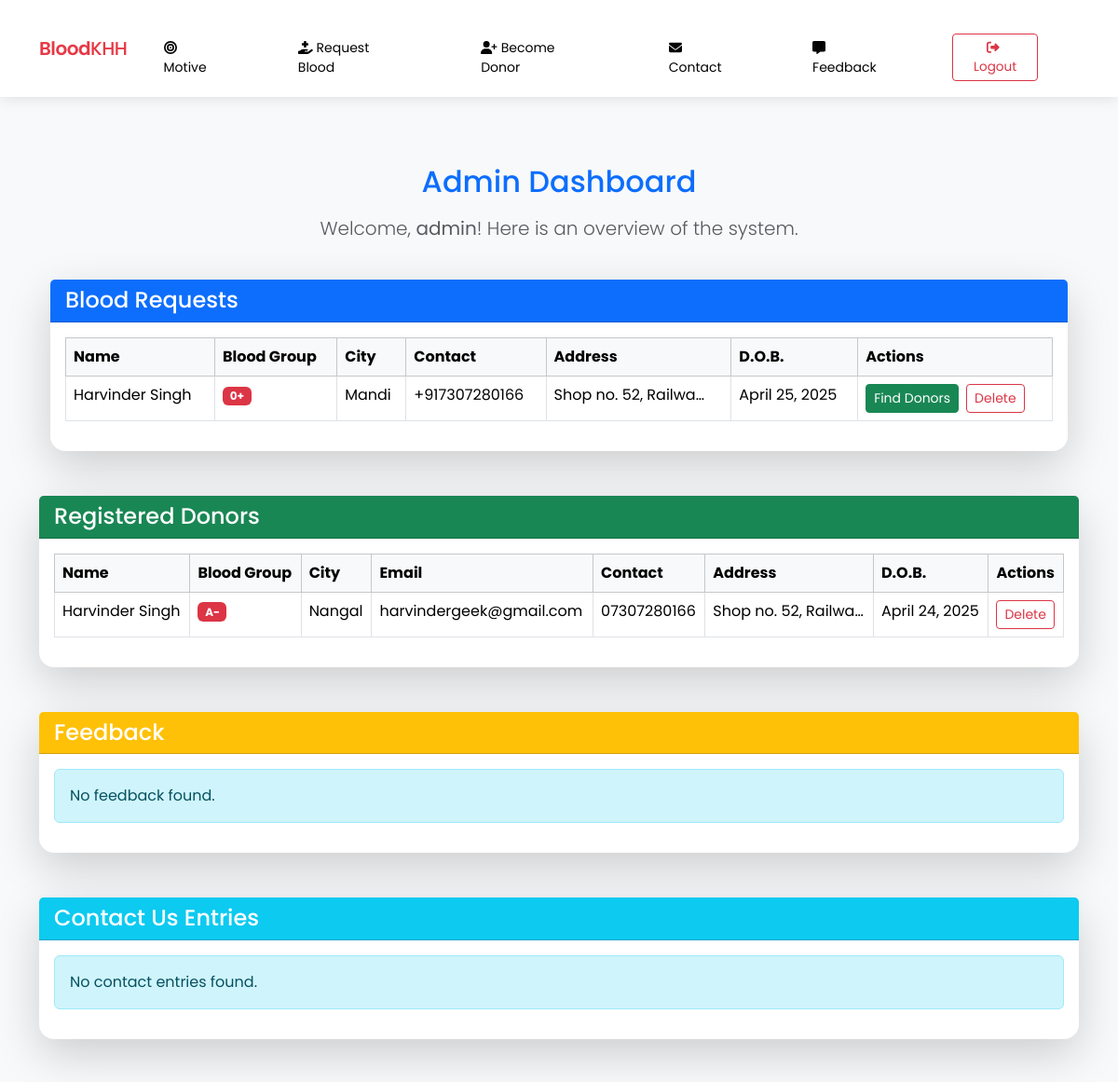
The page /admin-dashboard/ (signed in, upper part) on the database as committed earlier.
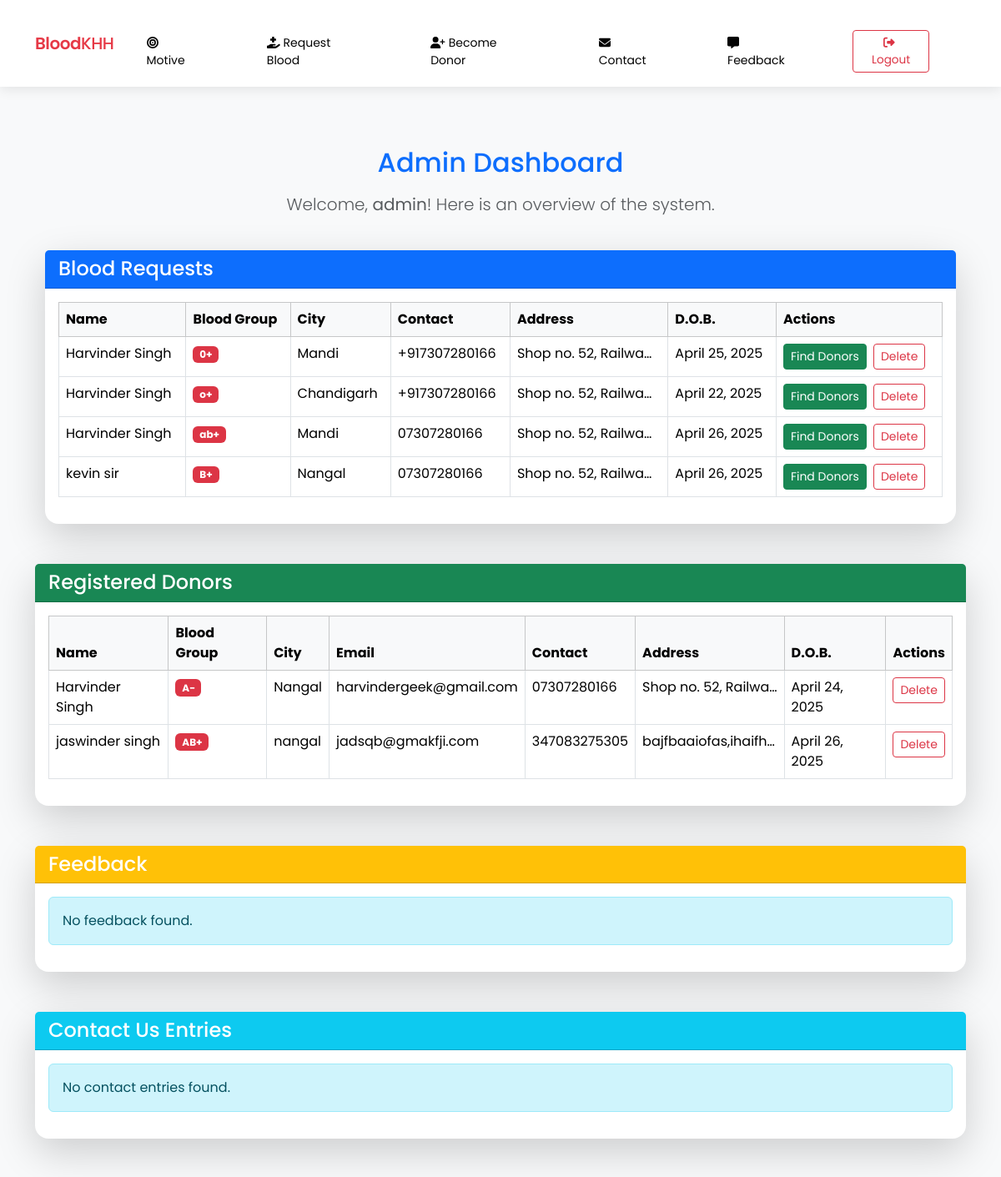
The same page on the database as committed later.
### blood/models.py (models this page shows, shortened)
class BloodRequest(models.Model):
    full_name = models.CharField(max_length=100)
    email = models.EmailField()
    state = models.CharField(max_length=100)
    city = models.CharField(max_length=100)
    contact_number = models.CharField(max_length=15)
    address = models.TextField()
    blood_group = models.CharField(max_length=10)
    date_of_birth = models.DateField()

class Donor(models.Model):
    BLOOD_CHOICES = [
        ('A+', 'A+'),
        ('A−', 'A−'),
        ('B+', 'B+'),
        ('B−', 'B−'),
        ('AB+', 'AB+'),
        ('AB−', 'AB−'),
        ('O+', 'O+'),
        ('O−', 'O−')
    ]
    first_name = models.CharField(max_length=100)
    last_name = models.CharField(max_length=100)
    email = models.EmailField(unique=True)
    contact_number = models.CharField(max_length=15, null=False, default='0000000000')  # Provide a default value
    state = models.CharField(max_length=100)
    city = models.CharField(max_length=100)
    address = models.TextField(null=True, blank=True)  # Keep nullable (optional)
    gender = models.CharField(max_length=6, choices=[('Male', 'Male'), ('Female', 'Female')])
    date_of_birth = models.DateField()
    blood_group = models.CharField(max_length=3, choices=BLOOD_CHOICES)

### blood/views.py (the view)
# urls.py: path('admin-dashboard/', views.admin_dashboard, name='admin_dashboard'),
@login_required(login_url='admin_login')
def admin_dashboard(request):
    if not request.user.is_staff and not request.user.is_superuser:
        return redirect('admin_login')
    blood_requests = BloodRequest.objects.all()
    donors = Donor.objects.all()  # Query all donors
    feedbacks = Feedback.objects.all()  # Fetching all feedback
    contact_us_entries = Contact.objects.all()
    return render(request, 'admin_dashboard.html', {
        'blood_requests': blood_requests,
        'donors': donors,
        'feedbacks': feedbacks,
        'contact_us_entries': contact_us_entries,
    })

### templates/admin_dashboard.html (shortened to what this page needs)
{% extends 'base.html' %}
{% block content %}
<div class="container my-4">
  <div class="row mb-4">
    <div class="col-12 text-center">
      <h2 class="mb-3 text-primary">Admin Dashboard</h2>
      <p class="lead text-muted">
        Welcome, <strong>{{ user.username }}</strong>! Here is an overview of
        the system.
      </p>
    </div>
  </div>
  <div class="card mb-5 shadow-lg border-light">
    <div
      class="card-header bg-primary text-white d-flex justify-content-between align-items-center"
    >
      <h4 class="mb-0">Blood Requests</h4>
    </div>
    <div class="card-body">
      {% if blood_requests %}
      <div class="table-responsive">
        <table class="table table-hover table-bordered">
          <thead class="table-light">
            <tr>
              <th>Name</th>
              <th>Blood Group</th>
              <th>City</th>
              <th>Contact</th>
              <th>Address</th>
              <th>D.O.B.</th>
              <th>Actions</th>
            </tr>
          </thead>
          <tbody>
            {% for request in blood_requests %}
            <tr>
              <td>{{ request.full_name }}</td>
              <td>
                <span class="badge bg-danger">{{ request.blood_group }}</span>
              </td>
              <td>{{ request.city }}</td>
              <td>{{ request.contact_number }}</td>
              <td>{{ request.address|truncatechars:20 }}</td>
              <td>{{ request.date_of_birth }}</td>
              <td>
                <div class="d-flex gap-2">
                  <button type="button" class="btn btn-success btn-sm approve-btn" data-id="{{ request.id }}">
                     Find Donors
                  </button>
                  <a
                    href="{% url 'delete_request' request.id %}"
                    class="btn btn-outline-danger btn-sm"
                    onclick="return confirm('Are you sure you want to delete this request?');"
                  >
                     Delete
                  </a>
                </div>
              </td>
            </tr>
            {% endfor %}
          </tbody>
        </table>
      </div>
      {% else %}
      <div class="alert alert-info">No blood requests found.</div>
      {% endif %}
    </div>
  </div>
</div>
 <div class="card mb-5 shadow-lg border-light">
  <div
    class="card-header bg-success text-white d-flex justify-content-between align-items-center"
  >
    <h4 class="mb-0">Registered Donors</h4>
  </div>
  <div class="card-body">
    {% if donors %}
    <div class="table-responsive">
      <table class="table table-hover table-bordered">
        <thead class="table-light">
          <tr>
            <th>Name</th>
            <th>Blood Group</th>
            <th>City</th>
            <th>Email</th>
            <th>Contact</th>
            <th>Address</th>
            <th>D.O.B.</th>
            <th>Actions</th>
          </tr>
        </thead>
        <tbody>
          {% for donor in donors %}
          <tr>
            <td>{{ donor.first_name }} {{ donor.last_name }}</td>
            <td>
              <span class="badge bg-danger">{{ donor.blood_group }}</span>
            </td>
            <td>{{ donor.city }}</td>
            <td>{{ donor.email }}</td>
            <td>{{ donor.contact_number }}</td>
            <td>{{ donor.address|truncatechars:20 }}</td>
            <td>{{ donor.date_of_birth }}</td>
            <td>
              <a
                href="{% url 'delete_donor' donor.id %}"
                class="btn btn-outline-danger btn-sm"
                onclick="return confirm('Are you sure you want to delete this donor?');"
              >
                 Delete
              </a>
            </td>
          </tr>
          {% endfor %}
        </tbody>
      </table>
    </div>
    {% else %}
    <div class="alert alert-info">No donors found.</div>
    {% endif %}
  </div>
</div>
<div class="card mb-5 shadow-lg border-light">
  <div
    class="card-header bg-warning text-white d-flex justify-content-between align-items-center"
  >
    <h4 class="mb-0">Feedback</h4>
  </div>
  <div class="card-body">
    {% if feedbacks %}
    <div class="table-responsive">
      <table class="table table-hover table-bordered">
        <thead class="table-light">
          <tr>
            <th>Name</th>
            <th>Email</th>
            <th>Rating</th>
            <th>Message</th>
            <th>Submitted At</th>
            <th>Actions</th>
          </tr>
        </thead>
        <tbody>
          {% for feedback in feedbacks %}
          <tr>
            <td>{{ feedback.name }}</td>
            <td>{{ feedback.email }}</td>
            <td>{{ feedback.rating }}</td>
            <td>{{ feedback.message|truncatechars:50 }}</td>
            <td>{{ feedback.submitted_at }}</td>
            <td>
              <a
                href="{% url 'delete_feedback' feedback.id %}"
                class="btn btn-outline-danger btn-sm"
                onclick="return confirm('Are you sure you want to delete this feedback?');"
              >
                <i class="bi bi-trash"></i> Delete
              </a>
            </td>
          </tr>
          {% endfor %}
        </tbody>
      </table>
    </div>
    {% else %}
    <div class="alert alert-info">No feedback found.</div>
    {% endif %}
  </div>
</div>
<div class="card shadow-lg border-light">
  <div
    class="card-header bg-info text-white d-flex justify-content-between align-items-center"
  >
    <h4 class="mb-0">Contact Us Entries</h4>
  </div>
  <div class="card-body">
    {% if contact_us_entries %}
    <div class="table-responsive">
      <table class="table table-hover table-bordered">
        <thead class="table-light">
          <tr>
            <th>Name</th>
            <th>Email</th>
            <th>Message</th>
            <th>Submitted At</th>
            <th>Actions</th>
          </tr>
        </thead>
        <tbody>
          {% for contact in contact_us_entries %}
          <tr>
            <td>{{ contact.name }}</td>
            <td>{{ contact.email }}</td>
            <td>{{ contact.message|truncatechars:50 }}</td>
            <td>{{ contact.submitted_at }}</td>
            <td>
              <a
                href="{% url 'delete_contact_us' contact.id %}"
                class="btn btn-outline-danger btn-sm"
                onclick="return confirm('Are you sure you want to delete this contact entry?');"
              >
                <i class="bi bi-trash"></i> Delete
              </a>
            </td>
          </tr>
          {% endfor %}
        </tbody>
      </table>
    </div>
    {% else %}
    <div class="alert alert-info">No contact entries found.</div>
    {% endif %}
  </div>
</div>
</div>
{% endblock %}

### templates/base.html (shortened to what this page needs)
{% load static %}
<!DOCTYPE html>
<html lang="en">
  <head>
    <link
      href="https://cdn.jsdelivr.net/npm/bootstrap@5.3.2/dist/css/bootstrap.min.css"
      rel="stylesheet"
    />
    <link
      rel="stylesheet"
      href="https://cdnjs.cloudflare.com/ajax/libs/font-awesome/6.4.0/css/all.min.css"
    />
    <link rel="stylesheet" href="{% static 'css/logo.css' %}" />
  </head>
  <body>
    <nav class="navbar navbar-expand-lg navbar-light sticky-top">
      <div class="container">
        <a
          class="navbar-brand"
          href="/"
          style="
            font-weight: 500;
            font-size: 1.25rem;
            color: #e63946 !important;
          "
        >
          <span style="font-weight: 600">Blood</span>KHH
        </a>
        <div class="collapse navbar-collapse" id="navbarContent">
          <ul class="navbar-nav ms-auto mb-2 mb-lg-0 align-items-lg-center">
            {% if 'logged_in_user' in request.session %}
            <li class="nav-item mx-1">
              <a
                class="nav-link"
                href="{% url 'motive' %}"
                style="font-weight: 400; font-size: 0.875rem"
              >
                <i class="fas fa-bullseye me-1"></i>Motive
              </a>
            </li>
            <li class="nav-item mx-1">
              <a
                class="nav-link"
                href="{% url 'request_for_blood' %}"
                style="font-weight: 400; font-size: 0.875rem"
              >
                <i class="fas fa-hand-holding-medical me-1"></i>Request Blood
              </a>
            </li>
            <li class="nav-item mx-1">
              <a
                class="nav-link"
                href="{% url 'register_as_donor' %}"
                style="font-weight: 400; font-size: 0.875rem"
              >
                <i class="fas fa-user-plus me-1"></i>Become Donor
              </a>
            </li>
            <li class="nav-item mx-1">
              <a
                class="nav-link"
                href="{% url 'contactus' %}"
                style="font-weight: 400; font-size: 0.875rem"
              >
                <i class="fas fa-envelope me-1"></i>Contact
              </a>
            </li>
            <li class="nav-item mx-1">
              <a
                class="nav-link"
                href="{% url 'feedback' %}"
                style="font-weight: 400; font-size: 0.875rem"
              >
                <i class="fas fa-comment-alt me-1"></i>Feedback
              </a>
            </li>
            <li class="nav-item mx-1 ms-lg-2">
              <a
                class="btn btn-outline-danger btn-sm px-3"
                href="{% url 'logout' %}"
                style="font-weight: 400; font-size: 0.85rem"
              >
                <i class="fas fa-sign-out-alt me-1"></i>Logout
              </a>
            </li>
            {% endif %}
          </ul>
        </div>
      </div>
    </nav>
    <main class="main-content">
      <div class="container">{% block content %}{% endblock %}</div>
    </main>
  </body>
</html>

### static/css/logo.css (style rules this page uses)
ul li { padding-right: 40px; }
.navbar-nav { margin-top: 20px; font-size: 25px; border: 5px; }

### templates/base.html (style rules this page uses)
:root { --primary-color: #e63946; --secondary-color: #1d3557; --accent-color: #a8dadc; --light-color: #f1faee; --dark-color: #030303; }
body { font-family: "Poppins", sans-serif; background-color: #f8f9fa; color: var(--dark-color); display: flex; flex-direction: column; min-height: 100vh; }
.navbar-brand { font-weight: 700; font-size: 1.8rem; color: var(--primary-color) !important; letter-spacing: -0.5px; }
.navbar { box-shadow: 0 2px 15px rgba(0, 0, 0, 0.1); padding: 0.8rem 0; background-color: white !important; }
.nav-link { font-weight: 500; padding: 0.5rem 1rem !important; margin: 0 0.2rem; color: var(--dark-color) !important; transition: all 0.3s ease; border-radius: 0.5rem; }
.main-content { flex: 1; padding: 3rem 0; }
.navbar-nav .nav-item { animation: fadeIn 0.5s ease forwards; opacity: 0; }
.navbar-nav .nav-item:nth-child(1) { animation-delay: 0.1s; }
.navbar-nav .nav-item:nth-child(2) { animation-delay: 0.2s; }
.navbar-nav .nav-item:nth-child(3) { animation-delay: 0.3s; }
.navbar-nav .nav-item:nth-child(4) { animation-delay: 0.4s; }
.navbar-nav .nav-item:nth-child(5) { animation-delay: 0.5s; }
.navbar-nav .nav-item:nth-child(6) { animation-delay: 0.6s; }
.card { border: none; border-radius: 1rem; box-shadow: 0 5px 20px rgba(0, 0, 0, 0.08); transition: transform 0.3s ease, box-shadow 0.3s ease; }

Rows that differ between the two databases and show on the page:
added BloodRequest: full_name "Harvinder Singh", blood_group "o+", city "Chandigarh", contact_number "+917307280166", address "Shop no. 52, Railwa…", date_of_birth "April 22, 2025"
added BloodRequest: full_name "Harvinder Singh", blood_group "ab+", city "Mandi", contact_number "07307280166", address "Shop no. 52, Railwa…", date_of_birth "April 26, 2025"
added BloodRequest: full_name "kevin sir", blood_group "B+", city "Nangal", contact_number "07307280166", address "Shop no. 52, Railwa…", date_of_birth "April 26, 2025"
added Donor: first_name "jaswinder", last_name "singh", blood_group "AB+", city "nangal", email "jadsqb@gmakfji.com", contact_number "347083275305", address "bajfbaaiofas,ihaifh…", date_of_birth "April 26, 2025"
